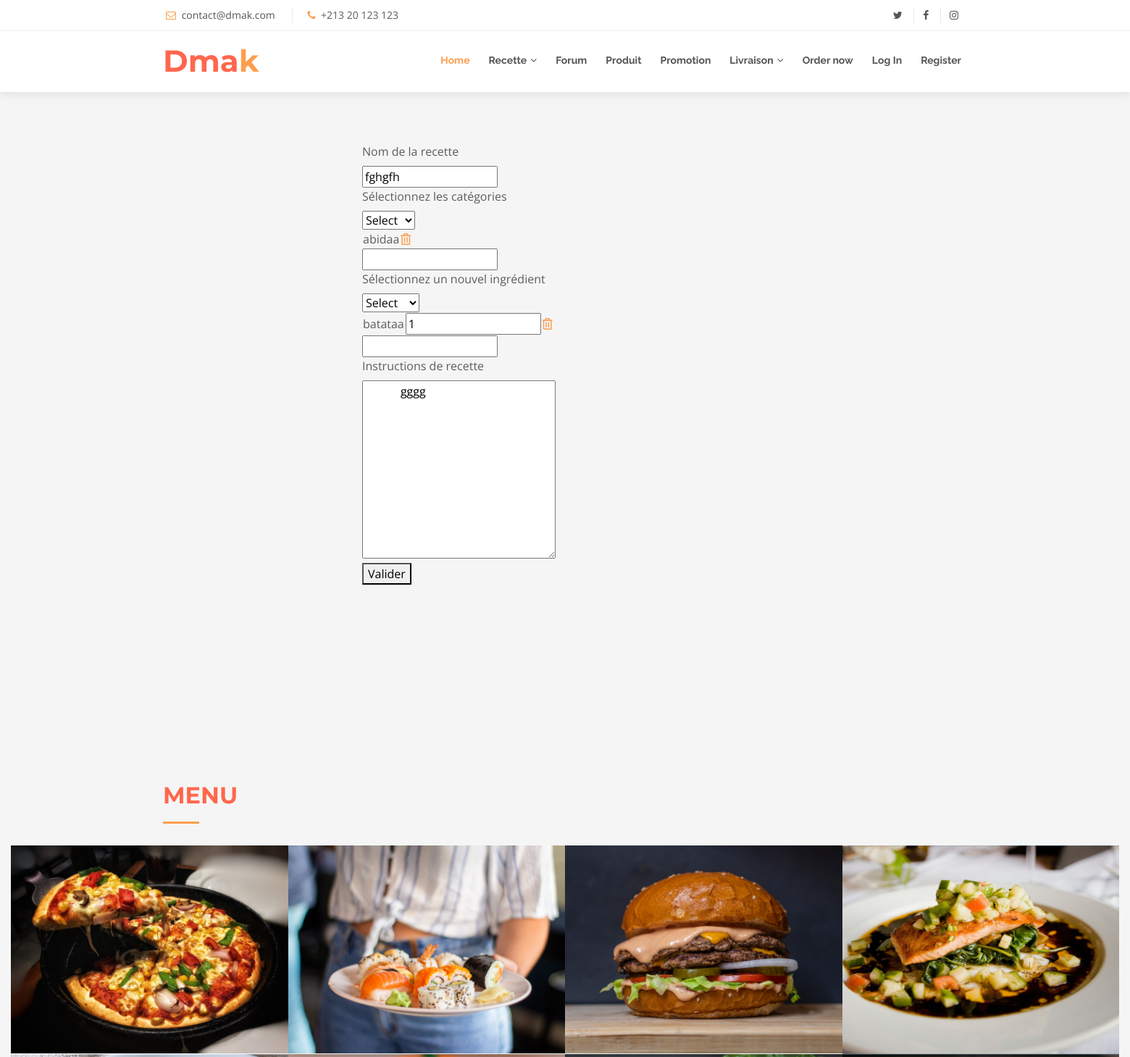
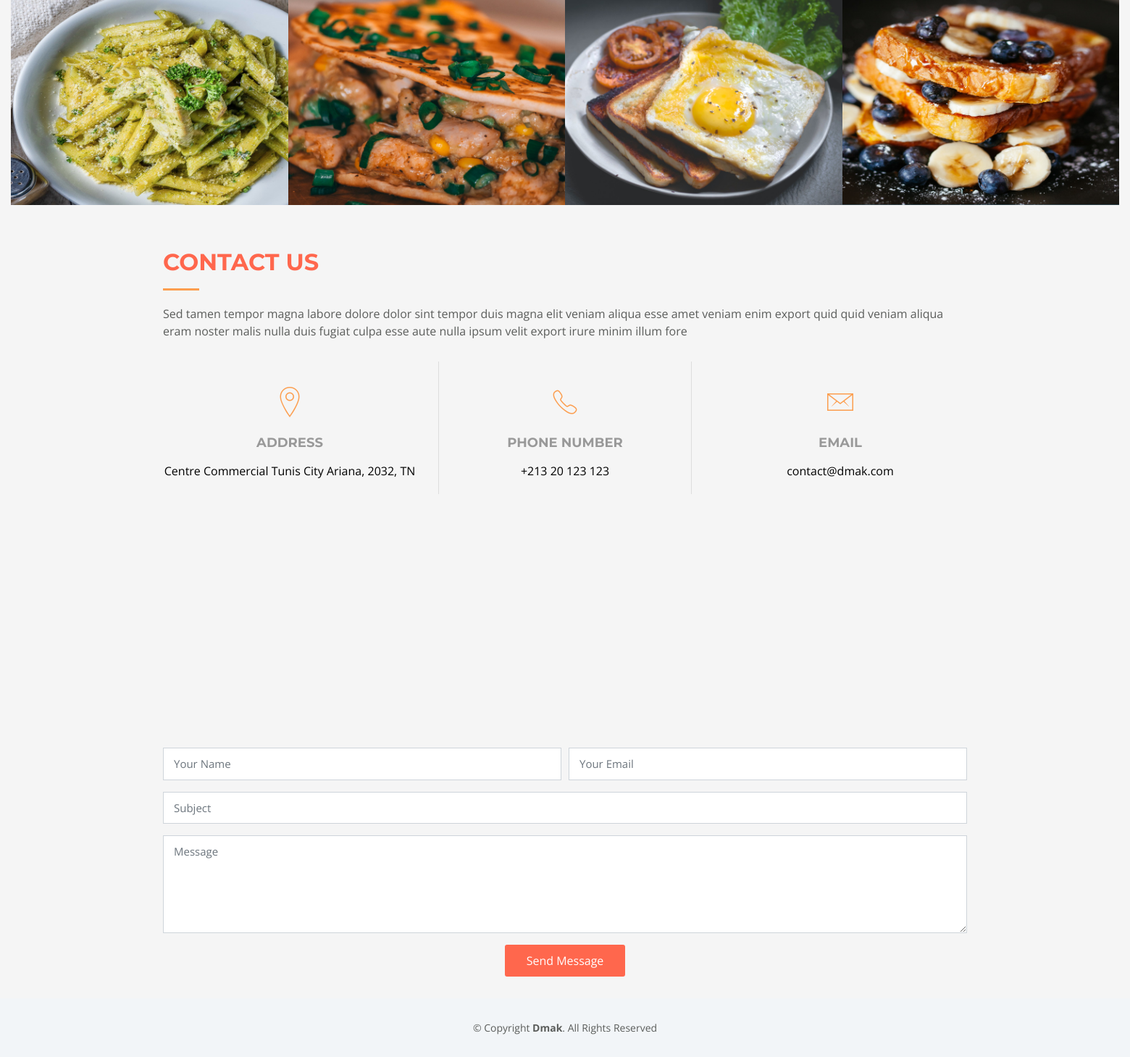
The page /Views/recipe_edit.php?id=6 on the database its author committed (2 pictures, top to bottom).
### tables this page shows
CREATE TABLE `instructions` (
  `id` int(11) NOT NULL,
  `name` varchar(255) NOT NULL,
  `content` text DEFAULT NULL
);

CREATE TABLE `assigned_categories` (
  `ins_id` int(11) NOT NULL,
  `cat_id` int(11) NOT NULL
);

CREATE TABLE `categories` (
  `id` int(11) NOT NULL,
  `name` varchar(255) NOT NULL
);

CREATE TABLE `recipe` (
  `id` int(11) NOT NULL,
  `ins_id` int(11) NOT NULL,
  `ing_id` int(11) NOT NULL,
  `quantity` varchar(255) DEFAULT NULL
);

CREATE TABLE `ingredients` (
  `id` int(11) NOT NULL,
  `name` varchar(255) NOT NULL
);

### Controller/SQL_functions.php (called while the page is built, shortened)
<?php
function find_recipe_by_id($db, $instruction_id)
{
    try {
        $query = 'SELECT * FROM instructions
                    WHERE id = :id';
        $statement = $db->prepare($query);
        $statement->bindParam(':id', $instruction_id, PDO::PARAM_INT);
        $statement->execute();
    } catch (Exception $e) {
        echo "Unable to retrieve find__recipe";
        exit;
    }
    return $statement;
}
function find_ingredients_of_recipe($db, $instruction_id)
{
    try {
        $query = 'SELECT * FROM recipe
                    WHERE ins_id = :id';
        $statement = $db->prepare($query);
        $statement->bindParam(':id', $instruction_id, PDO::PARAM_INT);
        $statement->execute();
    } catch (Exception $e) {
        echo "Unable to retrieve find_ingredients_of_recipe";
        exit;
    }
    return $statement;
}
function find_name_of_ingredient($db, $ingredient_id)
{
    try {
        $query = 'SELECT * FROM ingredients
                    WHERE id = :id';
        $statement = $db->prepare($query);
        $statement->bindParam(':id', $ingredient_id, PDO::PARAM_INT);
        $statement->execute();
    } catch (Exception $e) {
        echo "Unable to retrieve find_name_of_ingredient";
        exit;
    }
    $ingredients=$statement->fetch(PDO::FETCH_ASSOC);
    return $ingredients['name'];
}
function find_all_cat($db){
    try{
        $query = 'SELECT *   FROM categories';
        $statement = $db->query($query);
    }catch(Exception $e){
        echo "Unable to retrieve recipes";
        exit;
    }
    return $statement;
}
function find_cat_of_recipe($db, $id)
{
    try {
        $query = 'SELECT * FROM assigned_categories
                    WHERE ins_id = :id';
        $statement = $db->prepare($query);
        $statement->bindParam(':id', $id, PDO::PARAM_INT);
        $statement->execute();
    } catch (Exception $e) {
        echo "Unable to retrieve categories_of_recipe";
        exit;
    }
    return $statement;
}
function find_name_of_cat($db, $id)
{
    try {
        $query = 'SELECT * FROM categories
                    WHERE id = :id';
        $statement = $db->prepare($query);
        $statement->bindParam(':id', $id, PDO::PARAM_INT);
        $statement->execute();
    } catch (Exception $e) {
        echo "Unable to retrieve find_cat_of_cat";
        exit;
    }
    $category=$statement->fetch(PDO::FETCH_ASSOC);
    return $category['name'];
}
?>

### Controller/functions.php (called while the page is built, shortened)
<?php
    function h($string="") {
        return htmlspecialchars($string);
    }
?>

### Views/recipe_edit.php (the view, shortened to what this page needs)
<?php
require_once('../Controller/conn.php');
require_once('../Controller/functions.php');
require_once('../Controller/SQL_functions.php');
$id = $_GET['id'] ?? redirect_to(('/index.php'));
$subject = find_recipe_by_id($dbb,$id);
$recipe_instructions=$subject->fetch(PDO::FETCH_ASSOC);
$cat_old_list = [];
$ing_old_list = [];
?>
<?php include('Abidaheader.php'); ?>
<div id="content" style="position:relative; left: 500px ; top: 70px">
    <form action="<?php echo ('../Views/recipe_edit.php?id=' . $id); ?>" method="post">
    <div class="sections_edit_recipe">
        <label for="recipe_name">Nom de la recette
        </label></br>
        <input type="text" name="recipe_name" id="recipe_name" value="<?php echo $recipe_instructions['name']; ?>" required></br>
    </div>
    <div class="sections_edit_recipe">
        <label for="categories_list">Sélectionnez les catégories
        </label></br>
        <?php $categories = find_all_cat($dbb); ?>
        <select name="categories_list" id="categories_list">
            <option value="" selected disabled="disabled">Select</option>
        </select></br>
        <?php $recipe_categories = find_cat_of_recipe($dbb,$id); ?>
        <table id="categories_table">
            <?php while($category=$recipe_categories->fetch(PDO::FETCH_ASSOC)) { ?>
            <tr>
                <td><?php echo find_name_of_cat($dbb,$category['cat_id']); ?></td>
                <td><a class="remove_button" href="javascript:void(0)" id="<?php echo 'rem_cat_' . $category['cat_id']; ?>"><i class="far fa-trash-alt delete_button" title="delete"></i></a></td>
            </tr>
            <?php $cat_old_list[] = $category['cat_id']; } ?>
        </table>
        <input type="text" name="cat_list" id="cat_list" class="hidden" value=""/>
    </div>
    <div class="sections_edit_recipe">
        <label for="ingredients_list">Sélectionnez un nouvel ingrédient
        </label></br>
        <select name="ingredients_list" id="ingredients_list">
            <option value="" selected disabled="disabled">Select</option>
        </select></br>
        <?php $recipe_ingredients = find_ingredients_of_recipe($dbb,$id); ?>
        <table id="ingredients_table">
            <?php while($ingredient=$recipe_ingredients->fetch(PDO::FETCH_ASSOC)) { ?>
            <tr>
                <td><?php echo find_name_of_ingredient($dbb,$ingredient['ing_id']); ?></td>
                <td>
                    <input
                    type="text"
                    name="<?php echo h($ingredient['ing_id']); ?>"
                    value="<?php echo h($ingredient['quantity']); ?>" />
                </td>
                <td><a class="remove_button" href="javascript:void(0)" id="<?php echo 'rem_ing_' . $ingredient['ing_id']; ?>"><i class="far fa-trash-alt delete_button" title="delete"></i></a></td>
            </tr>
            <?php $ing_old_list[] = $ingredient['ing_id']; } ?>
        </table>
        <input type="text" name="ing_list" id="ing_list" class="hidden" value=""/>
    </div>
    <div class="sections_edit_recipe">
        <label for="recipe_instructions_form">Instructions de recette
        </label></br>
        <textarea name="recipe_instructions" id="recipe_instructions" cols="30" rows="10">
            <?php echo h($recipe_instructions['content']); ?>
        </textarea></br>
    </div>
        <button type="submit" id="submit">Valider</button>
    </form>
</div>
<?php include('Abidafoot.php'); ?>

### Views/css/style.css (style rules this page uses)
body { background: #F5F5F5; color: #5B5D5B; font-family: "Open Sans", sans-serif; }
a { color: #FC9E4F; transition: 0.5s; }

### rows shown on the page
instructions: recipe_name "fghgfh", recipe_instructions "gggg"
assigned_categories: cat.name "abidaa"
recipe: ing.name "batataa", quantity "1"
